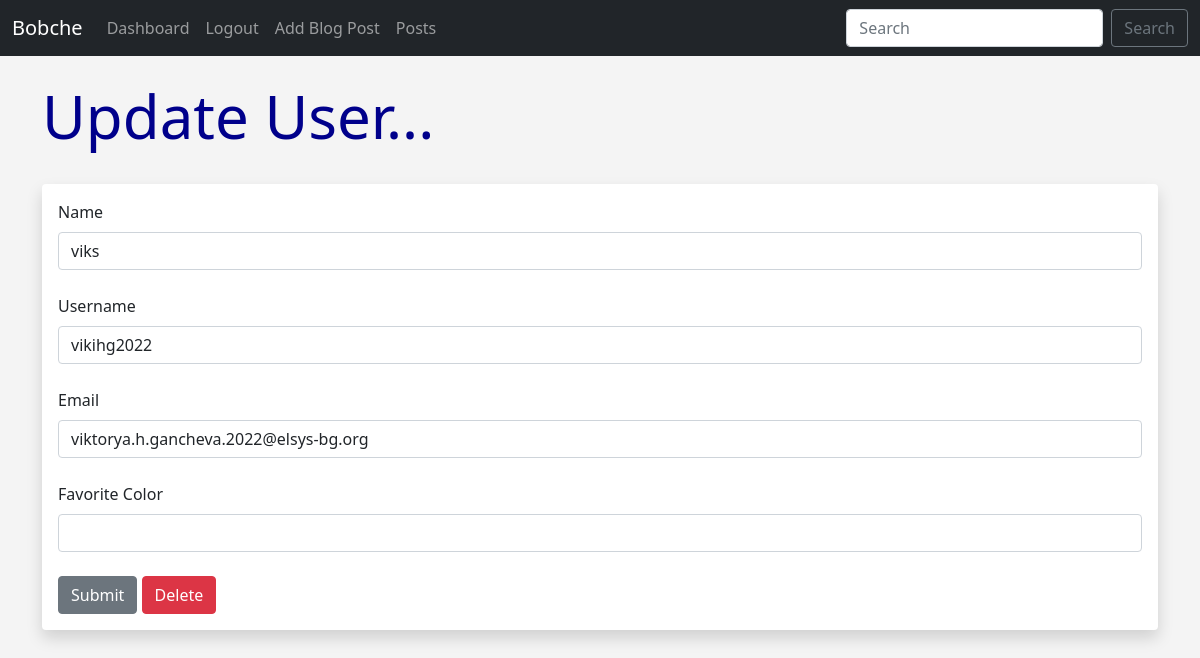
The app's page /update/1 (signed in) with its own data.
### app.py (models this page shows, shortened)
class Users(db.Model, UserMixin):
    id = db.Column(db.Integer, primary_key=True)
    username = db.Column(db.String(20), nullable=False, unique=True)
    name = db.Column(db.String(200), nullable=False)
    email = db.Column(db.String(120), nullable=False, unique=True)
    password_hash = db.Column(db.String(128))
    posts = db.relationship('Posts', backref='poster')
    comments = db.relationship("Comment", backref='poster')
    @property
    def password(self):
        raise AttributeError('password is not a readable attribute')

### app.py (the view)
@app.route('/update/<int:id>', methods=['GET', 'POST'])
@login_required
def update(id):
	form = UserForm()
	name_to_update = Users.query.get_or_404(id)
	if request.method == "POST":
		name_to_update.name = request.form['name']
		name_to_update.email = request.form['email']
		name_to_update.username = request.form['username']
		try:
			db.session.commit()
			flash("User Updated Successfully!")
			return render_template("update.html",
				form=form,
				name_to_update = name_to_update, id=id)
		except:
			flash("Error. Looks like there was a problem - try again.")
			return render_template("update.html",
				form=form,
				name_to_update = name_to_update,
				id=id)
	else:
		return render_template("update.html",
				form=form,
				name_to_update = name_to_update,
				id = id)

### webforms.py
class UserForm(FlaskForm):
	name = StringField("Name", validators=[DataRequired()])
	username = StringField("Username", validators=[DataRequired()])
	email = StringField("Email", validators=[DataRequired()])
	favorite_color = StringField("Favorite Color")
	about_author = TextAreaField("About Author")
	password_hash = PasswordField('Password', validators=[DataRequired(), EqualTo('password_hash2', message='Passwords Must Match!')])
	password_hash2 = PasswordField('Confirm Password', validators=[DataRequired()])
	profile_pic = FileField("Profile Pic")
	submit = SubmitField("Submit")

class SearchForm(FlaskForm):
	searched = StringField("Searched", validators=[DataRequired()])
	submit = SubmitField("Submit")

### app.py (called while the page is built)
@login_manager.user_loader
def load_user(user_id):
	return Users.query.get(int(user_id))

@app.context_processor
def base():
	form = SearchForm()
	return dict(form=form)

### templates/update.html (shortened to what this page needs)
{% extends 'base.html' %}
{% block content %}
{% if id == current_user.id %}
	<h1>Update User...</h1>
	<br/>
<div class="shadow p-3 mb-5 bg-body rounded">
	<form action="/update/{{ name_to_update.id }}" method="POST">
		{{ form.name.label(class="form-label") }}
		{{ form.name(class="form-control", value=name_to_update.name) }}
		<br/>
		{{ form.username.label(class="form-label") }}
		{{ form.username(class="form-control", value=name_to_update.username) }}
		<br/>
		{{ form.email.label(class="form-label") }}
		{{ form.email(class="form-control", value=name_to_update.email) }}
		<br/>
		{{ form.favorite_color.label(class="form-label") }}
		{{ form.favorite_color(class="form-control", value=name_to_update.favorite_color) }}
		<br/>
		{{ form.submit(class="btn btn-secondary") }}
		<a href="{{ url_for('delete', id=id)}}" class="btn btn-danger">Delete</a>
	</form>
</div>
<br/><br/><br/>
{% endif %}
{% endblock %}

### static/style.css (style rules this page uses)
h1 { color: darkblue; font-size:60px; }
body { background: #f4f4f4; }

### records on screen
Users: name "viks", username "vikihg2022", email "viktorya.h.gancheva.2022@elsys-bg.org"
